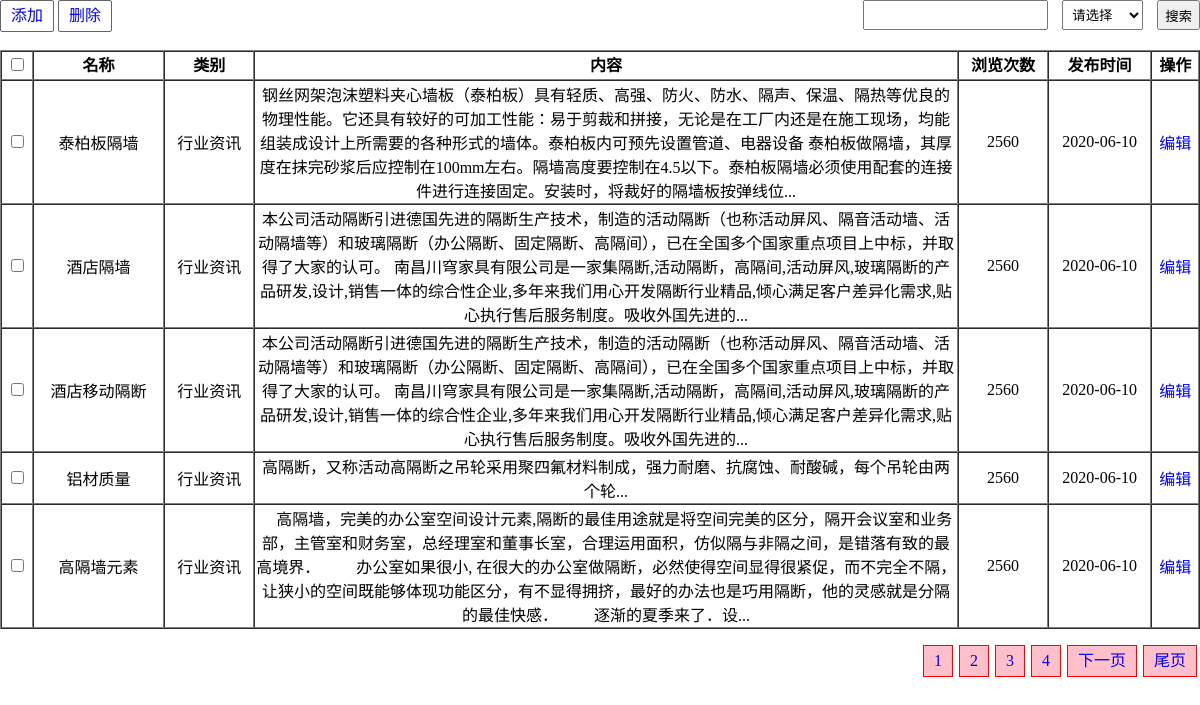
The page /admin/news/index.php on the database its author committed.
### tables this page shows
CREATE TABLE `news`  (
  `id` int(10) UNSIGNED NOT NULL AUTO_INCREMENT,
  `name` varchar(255) NULL DEFAULT NULL,
  `classfiy` varchar(255) NULL DEFAULT NULL,
  `browser` int(255) NULL DEFAULT NULL,
  `content` text NULL,
  `time` int(10) NULL DEFAULT NULL,
  PRIMARY KEY (`id`) USING BTREE
);

### admin/news/index.php (the view, shortened to what this page needs)
<!DOCTYPE html>
<html lang="en">
<head>
    <link rel="stylesheet" href="./../index.css">
</head>
<body>
    <?php
        include './../fun.php';
			$name = isset($_GET['name'])?$_GET['name']:"";
			$classfiy = isset($_GET['classfiy'])?$_GET['classfiy']:"";
			$arr =  selectByser($name,$classfiy);
			$search = $arr['search'];
			$params = $arr['params'];
        $page = $_GET['page'];
        $mysql = new Mysql('news');
        $result = $mysql->selectByPage(5,$page,$search);
        $pages = $result['pages'];
        $beforepage = $result['beforepage'];
        $afterpage = $result['afterpage'];
        $result = $result['result'];
        $pagelist = $mysql->showpages($page,$pages,$beforepage,$afterpage,$params);
    ?>
    <div class="top">
        <div id="handle">
            <a href='./add.html'>添加</a>
            <a href='#' id="del">删除</a>
        </div>
        <div id='search'>
            <form action="?">
                <input type="text" name="name">
                <select name="classfiy" id="">
                    <option value="">请选择</option>
                </select>
                <input type="submit" value="搜索">
            </form>
        </div>
    </div>
    <div id="news">
        <table border="1" cellspacing='0'>
            <thead>
                <tr>
                    <th><input type="checkbox"></th>
                    <th>名称</th>
                    <th>类别</th>
                    <th class="content">内容</th>
                    <th>浏览次数</th>
                    <th>发布时间</th>
                    <th>操作</th>
                </tr>
            </thead>
            <tbody>
                <?php
                    $str ='';
                    foreach($result as $v) {
                        $str .="<tr>"."<td>"."<input type=".'"checkbox"'.'" value="'.$v['id'].'">'."</td>";
                        $str .= "<td>".$v['name']."</td>";
                        $str .= "<td>".$v['classfiy']."</td>";
                        $content = mb_substr($v['content'],0,200).'...';
                        $str .= "<td>".$content."</td>";
                        $str .= "<td>".$v['browser']."</td>";
                        $time = $v['time'];
                        $time = date('Y-m-d',$time);
                        $str .= "<td>".$time."</td>";
                        $str .="<td><a href="."./change.php?id="."$v[id]".">编辑</a></td></tr>";
                    }
                    if($str) {
                        echo $str;
                    } else {
                        $str .="<tr><td colspan=";
                        $str .="'8' id=";
                        $str .='nodate>';
                        $str .= '无搜索结果'."</td></tr>";
                        echo $str;
                    }
                ?>
            </tbody>
        </table>
    </div>
    <div id="pages">
        <ul>
            <?php
                echo $pagelist;
            ?>
        </ul>
    </div>
</body>
</html>

### admin/index.css (style rules this page uses)
body { width: 1200px; margin: 0 auto; }
a { text-decoration: none; }
#search form { height: 50px; text-align: right; width: 100%; }
#search input { height: 30px; box-sizing: border-box; vertical-align: middle; margin-left: 10px; }
#search select { height: 30px; vertical-align: middle; margin-left: 10px; padding-left: 5px; }
#handle { float: left; }
#handle a { display: inline-block; height: 30px; border: 1px solid #666666; line-height: 30px; padding: 0 10px; border-radius: 2px; }
#pages ul { text-align: right; }
#news table { width: 100%; text-align: center; }
#news table .content { width: 700px; }
#news thead { height: 25px; line-height: 25px; }
form { width: 500px; }

### rows shown on the page
news: name "泰柏板隔墙", classfiy "行业资讯", content "钢丝网架泡沫塑料夹心墙板（泰柏板）具有轻质、高强、防火、防水、隔声、保温、隔热等优良的物理性能。它还具有较好的可加工性能：易于剪裁和拼接，无论是在工厂内还是在施工现场，均能组装成设计上所需要的各种形式的墙体。泰柏板内可预先设置管道、电器设备 泰柏板做隔墙，其厚度在抹完砂浆后应控制在100mm左右。隔墙高度要控制在4.5以下。泰柏板隔墙必须使用配套的连接件进行连接固定。安装时，将裁好的隔墙板按弹线位...", browser "2560", time "2020-06-10"
news: name "酒店隔墙", classfiy "行业资讯", content "本公司活动隔断引进德国先进的隔断生产技术，制造的活动隔断（也称活动屏风、隔音活动墙、活动隔墙等）和玻璃隔断（办公隔断、固定隔断、高隔间），已在全国多个国家重点项目上中标，并取得了大家的认可。 南昌川穹家具有限公司是一家集隔断,活动隔断，高隔间,活动屏风,玻璃隔断的产品研发,设计,销售一体的综合性企业,多年来我们用心开发隔断行业精品,倾心满足客户差异化需求,贴心执行售后服务制度。吸收外国先进的...", browser "2560", time "2020-06-10"
news: name "酒店移动隔断", classfiy "行业资讯", content "本公司活动隔断引进德国先进的隔断生产技术，制造的活动隔断（也称活动屏风、隔音活动墙、活动隔墙等）和玻璃隔断（办公隔断、固定隔断、高隔间），已在全国多个国家重点项目上中标，并取得了大家的认可。 南昌川穹家具有限公司是一家集隔断,活动隔断，高隔间,活动屏风,玻璃隔断的产品研发,设计,销售一体的综合性企业,多年来我们用心开发隔断行业精品,倾心满足客户差异化需求,贴心执行售后服务制度。吸收外国先进的...", browser "2560", time "2020-06-10"
news: name "铝材质量", classfiy "行业资讯", content "高隔断，又称活动高隔断之吊轮采用聚四氟材料制成，强力耐磨、抗腐蚀、耐酸碱，每个吊轮由两个轮...", browser "2560", time "2020-06-10"
news: name "高隔墙元素", classfiy "行业资讯", content "高隔墙，完美的办公室空间设计元素,隔断的最佳用途就是将空间完美的区分，隔开会议室和业务部，主管室和财务室，总经理室和董事长室，合理运用面积，仿似隔与非隔之间，是错落有致的最高境界． 办公室如果很小, 在很大的办公室做隔断，必然使得空间显得很紧促，而不完全不隔，让狭小的空间既能够体现功能区分，有不显得拥挤，最好的办法也是巧用隔断，他的灵感就是分隔的最佳快感． 逐渐的夏季来了．设...", browser "2560", time "2020-06-10"
